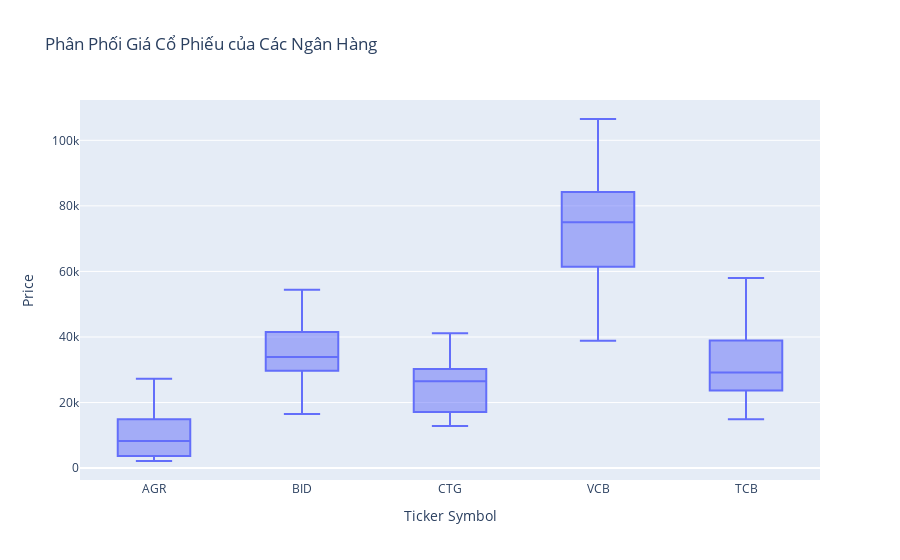
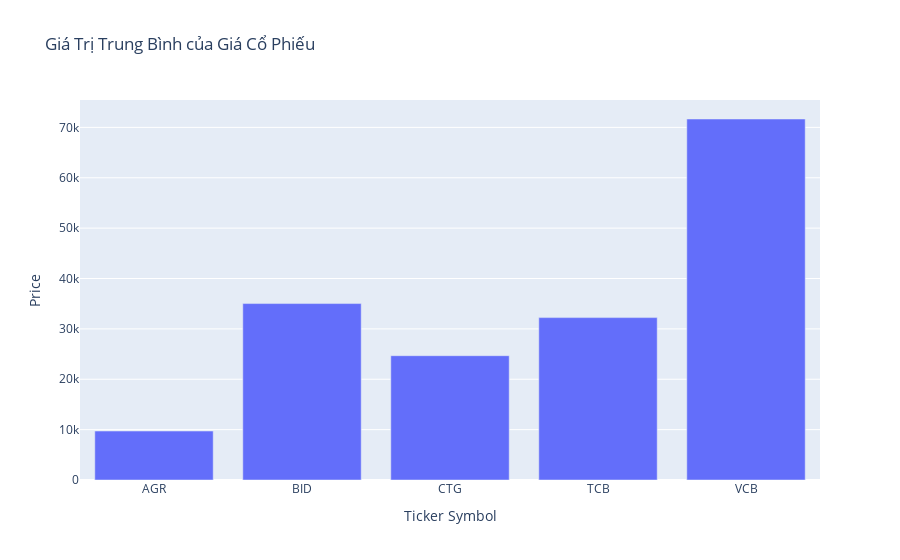
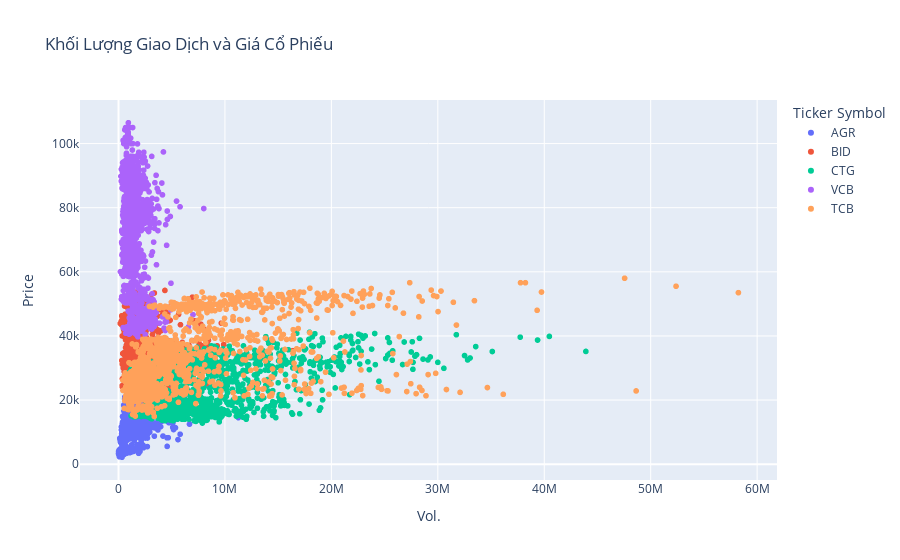

These figures' notebook cell, in order:
### Markdown cell above
#### **Nhận xét:**

### Code cell
# Ví dụ cho biểu đồ hộp giá cổ phiếu
fig = px.box(data, x='Ticker Symbol', y='Price', title='Phân Phối Giá Cổ Phiếu của Các Ngân Hàng')
fig.show()

# Ví dụ cho biểu đồ thanh giá trị trung bình giá cổ phiếu
avg_price = data.groupby('Ticker Symbol')['Price'].mean().reset_index()
fig = px.bar(avg_price, x='Ticker Symbol', y='Price', title='Giá Trị Trung Bình của Giá Cổ Phiếu')
fig.show()

# Ví dụ cho biểu đồ phân tán
fig = px.scatter(data, x='Vol.', y='Price', color='Ticker Symbol', title='Khối Lượng Giao Dịch và Giá Cổ Phiếu')
fig.show()

### Figure 1 — Plotly figure (JSON) as saved in the notebook; plotly's stock layout.template omitted (floating-point values rounded to 4 significant figures; data arrays with more than 128 entries replaced by an {"elided": "..."} marker saying what was removed)
{"data": [{"alignmentgroup": "True", "hovertemplate": "Ticker Symbol=%{x}<br>Price=%{y}<extra></extra>", "legendgroup": "", "marker": {"color": "#636efa"}, "name": "", "notched": false, "offsetgroup": "", "orientation": "v", "showlegend": false, "type": "box", "x": {"elided": "7445 str values"}, "x0": " ", "xaxis": "x", "y": {"elided": "7445 float values"}, "y0": " ", "yaxis": "y"}], "layout": {"boxmode": "group", "legend": {"tracegroupgap": 0}, "title": {"text": "Phân Phối Giá Cổ Phiếu của Các Ngân Hàng"}, "xaxis": {"anchor": "y", "domain": [0, 1], "title": {"text": "Ticker Symbol"}}, "yaxis": {"anchor": "x", "domain": [0, 1], "title": {"text": "Price"}}}}

### Figure 2 — Plotly figure (JSON) as saved in the notebook; plotly's stock layout.template omitted (floating-point values rounded to 4 significant figures)
{"data": [{"alignmentgroup": "True", "hovertemplate": "Ticker Symbol=%{x}<br>Price=%{y}<extra></extra>", "legendgroup": "", "marker": {"color": "#636efa", "pattern": {"shape": ""}}, "name": "", "offsetgroup": "", "orientation": "v", "showlegend": false, "textposition": "auto", "type": "bar", "x": ["AGR", "BID", "CTG", "TCB", "VCB"], "xaxis": "x", "y": [9720.0, 35020.0, 24670.0, 32230.0, 71660.0], "yaxis": "y"}], "layout": {"barmode": "relative", "legend": {"tracegroupgap": 0}, "title": {"text": "Giá Trị Trung Bình của Giá Cổ Phiếu"}, "xaxis": {"anchor": "y", "domain": [0, 1], "title": {"text": "Ticker Symbol"}}, "yaxis": {"anchor": "x", "domain": [0, 1], "title": {"text": "Price"}}}}

### Figure 3 — Plotly figure (JSON) as saved in the notebook; plotly's stock layout.template omitted (floating-point values rounded to 4 significant figures; data arrays with more than 128 entries replaced by an {"elided": "..."} marker saying what was removed)
{"data": [{"hovertemplate": "Ticker Symbol=AGR<br>Vol.=%{x}<br>Price=%{y}<extra></extra>", "legendgroup": "AGR", "marker": {"color": "#636efa", "symbol": "circle"}, "mode": "markers", "name": "AGR", "showlegend": true, "type": "scattergl", "x": {"elided": "1489 float values"}, "xaxis": "x", "y": {"elided": "1489 float values"}, "yaxis": "y"}, {"hovertemplate": "Ticker Symbol=BID<br>Vol.=%{x}<br>Price=%{y}<extra></extra>", "legendgroup": "BID", "marker": {"color": "#EF553B", "symbol": "circle"}, "mode": "markers", "name": "BID", "showlegend": true, "type": "scattergl", "x": {"elided": "1489 float values"}, "xaxis": "x", "y": {"elided": "1489 float values"}, "yaxis": "y"}, {"hovertemplate": "Ticker Symbol=CTG<br>Vol.=%{x}<br>Price=%{y}<extra></extra>", "legendgroup": "CTG", "marker": {"color": "#00cc96", "symbol": "circle"}, "mode": "markers", "name": "CTG", "showlegend": true, "type": "scattergl", "x": {"elided": "1489 float values"}, "xaxis": "x", "y": {"elided": "1489 float values"}, "yaxis": "y"}, {"hovertemplate": "Ticker Symbol=VCB<br>Vol.=%{x}<br>Price=%{y}<extra></extra>", "legendgroup": "VCB", "marker": {"color": "#ab63fa", "symbol": "circle"}, "mode": "markers", "name": "VCB", "showlegend": true, "type": "scattergl", "x": {"elided": "1489 float values"}, "xaxis": "x", "y": {"elided": "1489 int values"}, "yaxis": "y"}, {"hovertemplate": "Ticker Symbol=TCB<br>Vol.=%{x}<br>Price=%{y}<extra></extra>", "legendgroup": "TCB", "marker": {"color": "#FFA15A", "symbol": "circle"}, "mode": "markers", "name": "TCB", "showlegend": true, "type": "scattergl", "x": {"elided": "1489 float values"}, "xaxis": "x", "y": {"elided": "1489 int values"}, "yaxis": "y"}], "layout": {"legend": {"title": {"text": "Ticker Symbol"}, "tracegroupgap": 0}, "title": {"text": "Khối Lượng Giao Dịch và Giá Cổ Phiếu"}, "xaxis": {"anchor": "y", "domain": [0, 1], "title": {"text": "Vol."}}, "yaxis": {"anchor": "x", "domain": [0, 1], "title": {"text": "Price"}}}}
